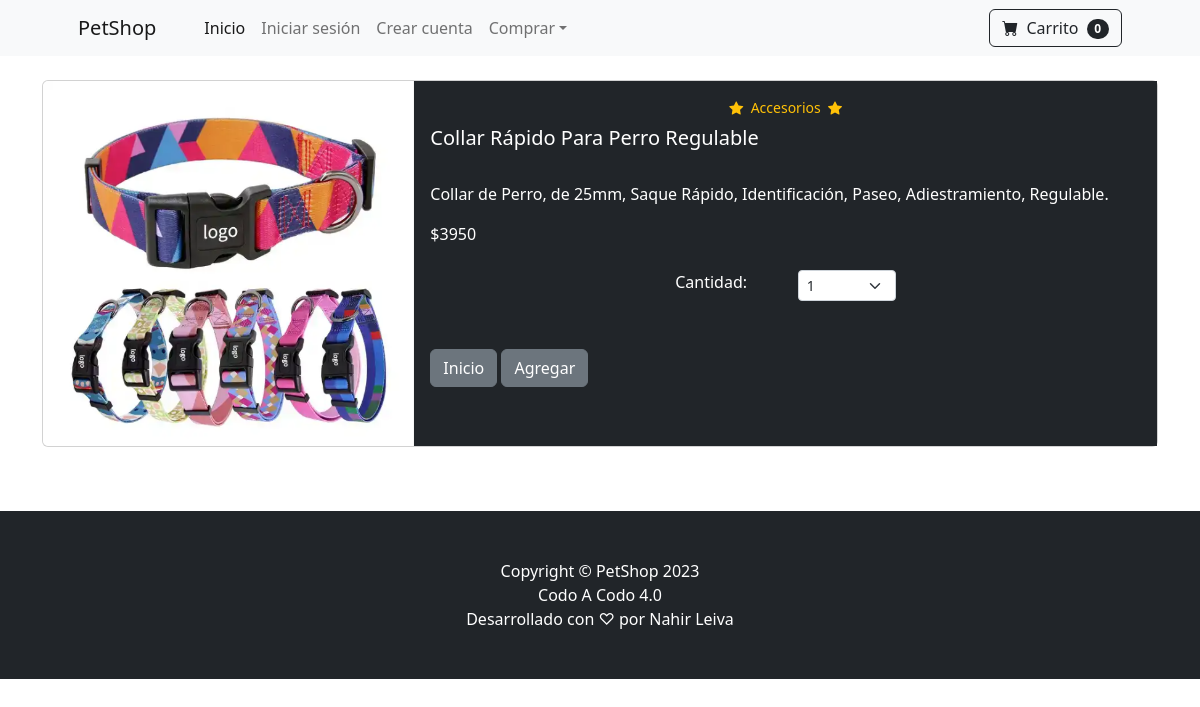
The app's page /product/21 with its own data.
### crud/models.py (models this page shows, shortened)
class Product(models.Model):
    name = models.CharField(max_length=100)
    price = models.FloatField(default=0)
    category = models.ForeignKey(Category, on_delete=models.CASCADE, default=1)
    description = models.CharField(max_length=250, default='', blank=True, null=True)
    image = models.ImageField(upload_to='uploads/product/')

class Category(models.Model):
    name = models.CharField(max_length=50)
    def __str__(self):
        return self.name
    class Meta:
        verbose_name_plural = 'categories'

### crud/views.py (the view)
# urls.py: path('product/<int:pk>', views.product, name='product'),
def product(request,pk):
    product = Product.objects.get(id=pk)
    return render(request, 'product.html', {'product': product})

### cart/cart.py (called while the page is built)
	def __len__(self):
		return len(self.cart)

### cart/context_processors.py (called while the page is built)
def cart(request):
	return {'cart': Cart(request)}

### crud/templates/product.html (shortened to what this page needs)
{% extends 'base.html' %}
{% block content %}
<div class="container">
    <br />
    <div class="card mb-3">
        <div class="row g-0">
            <div class="col-md-4">
                <img src="{{ product.image.url }}" class="img-fluid rounded-start" alt="...">
            </div>
            <div class="col-md-8">
                <div class="card-body h-100 text-bg-dark">
                    <div class="d-flex justify-content-center small text-warning mb-2">
                        <div class="bi-star-fill"></div>
                        &nbsp;&nbsp;{{ product.category }}&nbsp;&nbsp;
                        <div class="bi-star-fill"></div>
                    </div>
                    <h5 class="card-title">{{ product.name }}</h5>
                    <br />
                    <p class="card-text justified">{{ product.description }}</p>
                    ${{ product.price }}
                    <br /><br />
                    <div class="row justify-content-center">
                        <div class="col-md-2">Cantidad:</div>
                        <div class="col-md-2">
                            <select class="form-select form-select-sm" id="qty-cart">
                                <option value="1">1</option>
                            </select>
                        </div>
                    </div>
                    <br /><br />
                    <a href="{% url 'shop'%}" class="btn btn-secondary">Inicio</a>
                    <button type="button" value="{{ product.id }}" class="btn btn-secondary"
                        id="add-cart">Agregar</button>
                </div>
            </div>
        </div>
    </div>
</div>
<br><br>
{% endblock %}

### records on screen
Product: image (picture), category "Accesorios", name "Collar Rápido Para Perro Regulable", description "Collar de Perro, de 25mm, Saque Rápido, Identificación, Paseo, Adiestramiento, Regulable.", price "3950"

### other values on screen
{{ cart|length }} "0"
